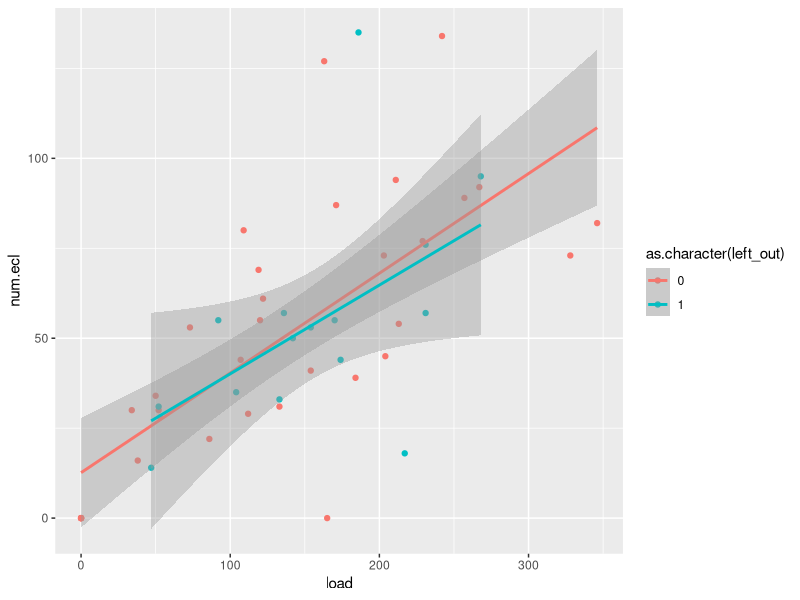
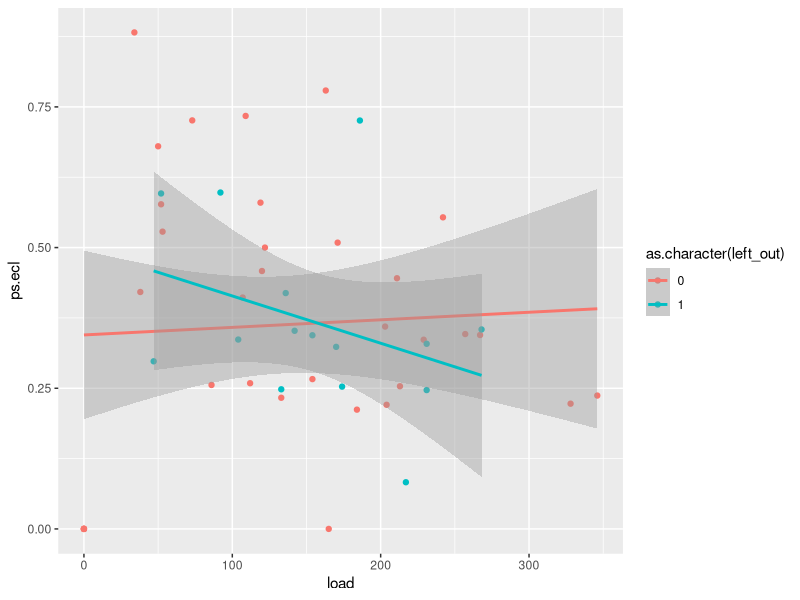

Reproduce these figures in R, in order.
#TVR Replication of mean 30C treatments (spring 2020), cleaning, prelim analyses, adding to full data set

#load libraries
library(scales)
library(readr)
library(nlme)
library(lme4)
library(lmerTest)
library(ggplot2)
library(car)
library(tidyr)
library(mgcv)
library(dplyr)


#load data

tvr <- read_csv("data files/Ms-Cc_tv_rep_30_no-wowe-diss_3-9-2020.csv", 
                col_types = cols(temp.var = col_factor(levels = c("0", "10")), 
                                 treatment = col_factor(levels = c("control", "para"))))
View(tvr)



#-----------------------

#convert dates to julian day

##Converts x into julian date
j.date<-function(x){
  strptime(x, "%m/%d")$yday+1
}


#Takes all columns that have "date." in the name, and converts contents to Julian day using j.date function. Renames columns (adds a 
##j to end of column name), and binds the out put julian day columns to the original data set

lapj.date<-function(df){
  date.j<-lapply(df[,grep("date.",colnames(df))],j.date)
  date.j<-as.data.frame(date.j)
  colnames(date.j)<-paste(colnames(date.j), "j", sep = ".")
  output.df<-cbind(df,date.j)
  output.df
}



tvr <- lapj.date(tvr)


#create a "died" and a "died.bf5" sorting column

tvr$date.died.j[is.na(tvr$date.died.j)]<-0
tvr$date.5.j[is.na(tvr$date.5.j)] <- 0
tvr$died <- ifelse(tvr$date.died.j > 0, 1, 0)
tvr$died.bf5 <- ifelse(tvr$date.died > 0 & tvr$date.5.j==0, 1, 0)


#------------------------


#calculate development times

#for host/caterpillars
tvr$tt3 <- tvr$date.3.j - tvr$date.hatch.j
tvr$tt4 <- tvr$date.4.j - tvr$date.hatch.j
tvr$tt5 <- tvr$date.5.j - tvr$date.hatch.j
tvr$ttwand <- tvr$date.wand.j - tvr$date.hatch.j
tvr$ttem.h <- tvr$date.em.j - tvr$date.hatch.j
tvr$ttcull <- tvr$date.cull.j - tvr$date.hatch.j


#for wasps
tvr$ttem.w <- tvr$date.em.j - tvr$date.ovp.j
tvr$ttecl <- tvr$date.ecl.j - tvr$date.ovp.j


#Wasp survival metrics
tvr$num.em[is.na(tvr$num.em)] <- 0
tvr$num.ecl[is.na(tvr$num.ecl)] <- 0
tvr$load[is.na(tvr$load)] <- 0

tvr$ps.em <- tvr$num.em / tvr$load
tvr$ps.ecl <- tvr$num.ecl / tvr$load

tvr$ps.em[is.nan(tvr$ps.em)] <- 0
tvr$ps.ecl[is.nan(tvr$ps.ecl)] <- 0


#combine wandering, cull and em into date and mass end columns
tvr$ttend1 <- coalesce(tvr$ttwand, tvr$ttem.h)
tvr$ttend <- coalesce(tvr$ttend1, tvr$ttcull)
tvr$ttend1 <- NULL

tvr$mass.end1 <- coalesce(tvr$mass.wand, tvr$mass.48em)
tvr$mass.end <- coalesce(tvr$mass.cull, tvr$mass.end1)
tvr$mass.end1 <- NULL


#make a class column to indicate stage of outcome (wand, cull, em)
tvr$date.wand.j[is.na(tvr$date.wand.j)] <- 0
tvr$date.em.j[is.na(tvr$date.em.j)] <- 0
tvr$date.cull.j[is.na(tvr$date.cull.j)] <- 0

tvr$end.class <- ifelse(tvr$date.wand.j > 0, "wand",
                        ifelse(tvr$date.em.j > 0, "em",
                               ifelse(tvr$date.cull.j > 0, "cull", "dead")))



#---------------------

#creating long data set with only live individuals

tvr_cl <- subset(tvr, died==0) 

tvr_lng <- tvr_cl %>% gather(instar, mass, mass.3, mass.4, mass.5, mass.end)
tvr_lng$instar <- gsub("mass.", "", tvr_lng$instar)

tvr_age <- tvr_cl %>% gather(instar, age, tt3, tt4, tt5, ttend)
tvr_age$instar <- gsub("tt", "", tvr_age$instar)
tvr_age <- select(tvr_age, num, treatment, temp.var, instar, age)

tvr_lng <- merge(tvr_lng, tvr_age, by=c("num", "treatment", "temp.var", "instar"))



#--------------------

#looking at how many died in each treatment, both before and after 5th

#combo para and control treatments
table(tvr$temp.var, tvr$died)
table(tvr$temp.var, tvr$died.bf5)

#subset into para and control
tvr_p <- subset(tvr, treatment=="para")
tvr_c <- subset(tvr, treatment=="control")


#table of deaths in para treatment--most deaths occurred here, after 5th (WOWEs that died before culling)
table(tvr_p$temp.var, tvr_p$died)
table(tvr_p$temp.var, tvr_p$died.bf5)

#table of deaths in para treatment
table(tvr_c$temp.var, tvr_c$died)
table(tvr_c$temp.var, tvr_c$died.bf5)




#-----------------------


#exploration of WOWE data

#examine 30.10 para treatment--see how many died that don't have masses
tvr_wowe <- subset(tvr_p, temp.var=="10" & died.bf5==0)


#see how many have date.died and date.culled--none
tvr_wowe$date.cull.j[is.na(tvr_wowe$date.cull.j)] <- 0
which(tvr_wowe$date.died.j > 0 & tvr_wowe$date.cull.j >0)

#see if any that had died==1 have notes about mass at death in the notes column
tvr_dw <- subset(tvr_wowe, died==1)
tvr_lw <- subset(tvr_wowe, died==0)

notes <- tvr_dw[, c("num", "died", "notes")]
View(notes)

notes2 <- tvr_lw[, c("num", "died", "notes")]
View(notes2)


#search for the phrase "culled early" in notes for WOWEs with out a date died
grep("culled early", tvr_lw$notes)

#create a column to indicate if a WOWE was culled early
tvr_lw$early_cull <- ifelse(grepl("culled early", tvr_lw$notes)=="TRUE", 1, 0)

check <- tvr_lw[, c("num", "date.p5.1", "date.p5.2", "date.p5.3", "date.cull.j", "early_cull")]
View(check)



#calculate development times for post 5th measurements
tvr_lw$ttp5.1 <- tvr_lw$date.p5.1.j - tvr_lw$date.hatch.j
tvr_lw$ttp5.2 <- tvr_lw$date.p5.2.j - tvr_lw$date.hatch.j
tvr_lw$ttp5.3 <- tvr_lw$date.p5.3.j - tvr_lw$date.hatch.j



#create long data frame of live wowes, for age and mass at each post 5th measurement and at cull
tvr_lw1 <- tvr_lw %>% gather(p5.meas, mass, mass.p5.1, mass.p5.2, mass.p5.3, mass.end)
tvr_lw1$p5.meas <- gsub("mass.", "", tvr_lw1$p5.meas)


tvrlw2 <- tvr_lw %>% gather(p5.meas, age, ttp5.1, ttp5.2, ttp5.3, ttend)
tvrlw2$p5.meas <- gsub("tt", "", tvrlw2$p5.meas)
tvrlw2 <- select(tvrlw2, num, p5.meas, age)


tvr_wlng <- merge(tvr_lw1, tvrlw2, by=c("num", "p5.meas"))


#----------------------

#investigate whether individuals that were left out at wasp emergence had a difference in wasp survival

#subset to only those that should have had emergence (tv = 0)
tvr_pem <- subset(tvr_p, temp.var==0)

#convert NAs to 0 for the left_out column
tvr_pem$left_out[is.na(tvr_pem$left_out)]<-0

#plot num_ecl against load, colored by left_out column
leftout_plot <- ggplot(tvr_pem, aes(x=load, y=num.ecl, color=as.character(left_out)))
leftout_plot + geom_point(
) + geom_smooth(method="lm")


#plot psecl against load, colored by left_out column
leftout_plot2 <- ggplot(tvr_pem, aes(x=load, y=ps.ecl, color=as.character(left_out)))
leftout_plot2 + geom_point(
) + geom_smooth(method="lm")


#quick and dirty linear model of num.ecl
leftout_mod <- lm(num.ecl ~ load * left_out,
                  data=tvr_pem,
                  na.action = na.omit)

anova(leftout_mod)
summary(leftout_mod)



#quick and dirty linear model of ps.ecl
leftout_mod2 <- lm(ps.ecl ~ left_out,
                  data=tvr_pem,
                  na.action = na.omit)

anova(leftout_mod2)
summary(leftout_mod2)


#-------------------------

#write to csv file, with datasets with and without dead individuals

write.csv(tvr, "Ms-Cc_tv-rep-30_ed.csv", row.names = FALSE)
write.csv(tvr_cl, "Ms-Cc_tv-rep-30_clean.csv",row.names = FALSE)
write.csv(tvr_lng, "Ms-Cc_tv-rep-30_cl_lng.csv", row.names = FALSE)

write.csv(tvr_wlng, "Ms-Cc_tv-rep-30_WOWES_lng.csv", row.names = FALSE)
write.csv(tvr_lw, "Ms-Cc_tv-rep-30_WOWES.csv", row.names = FALSE)
